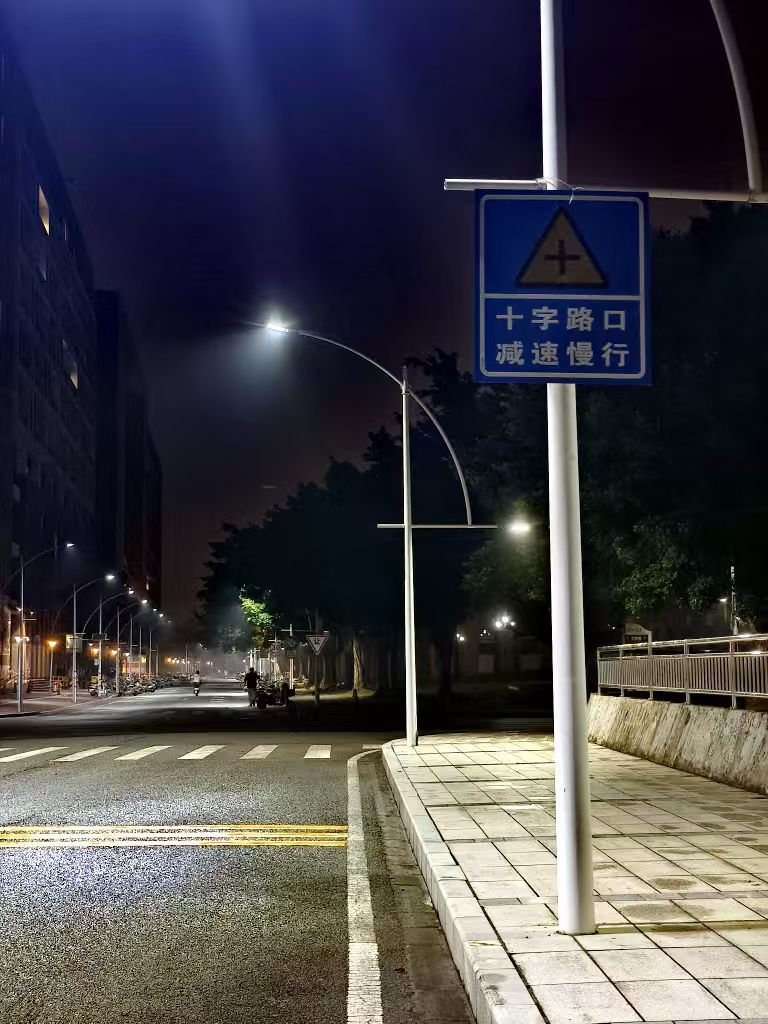
#> input picture data/new/night.jpg, 768 x 1024 px
$ python -i rdt.py   (imports and definitions only)   (older library calls are emulated)
#> lines starting #> are read from the running program, lines starting #| are printed output that depends on the picture; after the words box and inside, x2 and y2 are one past the last pixel; in counts of white or black regions, pixels touching at a corner belong together
### dip_restore/core.py
"""公共图像处理算子：全项目唯一图像契约、颜色域转换和边缘保持公共算子。"""
from __future__ import annotations

import cv2
import numpy as np

# 检查输入图像是否合法
def validate(image, shape=None):
    if not isinstance(image, np.ndarray) or image.dtype != np.uint8 or image.ndim != 3 or image.shape[2] != 3 or min(image.shape[:2]) == 0:
        raise ValueError("图像必须是非空 H×W×3 RGB uint8")
    if shape is not None and image.shape != shape:
        raise ValueError(f"图像尺寸变化：{shape} -> {image.shape}")

# 把像素从 0～255 转换到 0～1
def unit(image):
    validate(image)
    return image.astype(np.float32) / 255.0

# 裁剪、乘以 255、四舍五入并转换回 uint8
# [4 lines left out: function u8, not called in this run]


def srgb_to_linear(x):
    x = np.asarray(x, dtype=np.float32)
    return np.where(x <= 0.04045, x / 12.92, ((x + 0.055) / 1.055) ** 2.4)


def linear_to_srgb(x):
    x = np.clip(np.asarray(x, dtype=np.float32), 0, 1)
    return np.where(x <= 0.0031308, 12.92 * x, 1.055 * np.power(x, 1 / 2.4) - 0.055)


def gray(x):
    return np.sum(x * np.array([0.2126, 0.7152, 0.0722], np.float32), axis=2)


# [26 lines left out: functions smooth, guided, dark_channel, not called in this run]

### dip_restore/rdt.py
"""RDT 2021 的 CPU 论文流程：Retinex 分解、Taylor 透射、GFF 与颜色迁移。

依据原课程项目 dehaze/rdt.py 和 Tang 等 CVIU 2021 的公式重写为统一 RGB 接口。
联合双边滤波按论文所述保留，默认不缩图。
"""
from __future__ import annotations

import cv2
import numpy as np

from .core import validate

EPS = 1e-4          # 式4-5、式9、式14、式24 中的“无穷小”
T_EPS = 1e-2        # 【假设】式27 分母的稳定项，论文写的是无穷小，太小会在辉光处数值爆炸


# ======================================================================= 基础工具
def luminance(img):
    """BGR 转灰度。"""
    return 0.114 * img[..., 0] + 0.587 * img[..., 1] + 0.299 * img[..., 2]


def box_filter(img, r):
    return cv2.boxFilter(img, -1, (2 * r + 1, 2 * r + 1), normalize=True,
                         borderType=cv2.BORDER_REFLECT)


def guided_filter(guide, src, r, eps):
    """引导滤波（单通道），用于图像融合中的权重细化。"""
    mean_g, mean_s = box_filter(guide, r), box_filter(src, r)
    cov = box_filter(guide * src, r) - mean_g * mean_s
    var = box_filter(guide * guide, r) - mean_g * mean_g
    a = cov / (var + eps)
    b = mean_s - a * mean_g
    return box_filter(a, r) * guide + box_filter(b, r)


def joint_bilateral_filter(src, guide, radius=7, sigma_s=5.0, sigma_r=0.1):
    """
    联合双边滤波：用 guide（边缘引导图 Ig）的边缘去平滑 src（tUL），得到最终透射率 t。
    自己用平移叠加实现，不依赖 opencv-contrib。
    【假设】论文没给 radius/sigma，这里取 7 / 5 / 0.1。
    """
    h, w = src.shape
    pad_s = cv2.copyMakeBorder(src, radius, radius, radius, radius, cv2.BORDER_REFLECT)
    pad_g = cv2.copyMakeBorder(guide, radius, radius, radius, radius, cv2.BORDER_REFLECT)
    num = np.zeros_like(src)
    den = np.zeros_like(src)
    for dy in range(-radius, radius + 1):
        for dx in range(-radius, radius + 1):
            ws = np.exp(-(dy * dy + dx * dx) / (2 * sigma_s ** 2))
            s = pad_s[radius + dy:radius + dy + h, radius + dx:radius + dx + w]
            g = pad_g[radius + dy:radius + dy + h, radius + dx:radius + dx + w]
            wgt = ws * np.exp(-((g - guide) ** 2) / (2 * sigma_r ** 2))
            num += wgt * s
            den += wgt
    return num / np.maximum(den, 1e-8)


# ======================================================================= 3.1 大气光分解
def shades_of_gray(img, p):
    """
    shades-of-gray 色彩恒常算法（Finlayson & Trezzi 2004）：
    光源颜色 e_c = (mean(I_c^p))^(1/p)，归一化后用 I_c / (e_c*sqrt(3)) 校正。
    p 就是论文中的 Minkowski 范数阶数 N。
    """
    img64 = img.astype(np.float64)
    e = np.power(np.mean(np.power(np.maximum(img64, 1e-8), p), axis=(0, 1)), 1.0 / p)
    e = e / (np.linalg.norm(e) + 1e-12)
    out = img64 / (e.reshape(1, 1, 3) * np.sqrt(3.0) + 1e-12)
    return np.clip(out, 0, 1).astype(np.float32)


def fuse_three(a1, a2, a3):
    """式(4)(5)：用 r_i = I_i/(I1+I2+I3+eps) 作为权重，把三幅图加权融合。"""
    s = a1 + a2 + a3 + EPS
    return (a1 * a1 + a2 * a2 + a3 * a3) / s


def color_correct(img):
    """式(3)-(5)：k∈{10,20,40}，N=floor(min(m,n)/k)，三种阶数校正后融合得到 Ic。"""
    h, w = img.shape[:2]
    outs = []
    for k in (10, 20, 40):
        n = max(int(min(h, w) // k), 1)
        outs.append(shades_of_gray(img, n))
    return np.clip(fuse_three(*outs), 0, 1)


def _mccann_step(op, L, s, axis):
    """Frankle-McCann Retinex 的一步：与偏移 s 处的邻居比较（比值->乘积->重置->平均）。"""
    ip = op.copy()
    if axis == 1:
        if s > 0:
            ip[:, s:] = op[:, :-s] + L[:, s:] - L[:, :-s]
        else:
            t = -s
            ip[:, :-t] = op[:, t:] + L[:, :-t] - L[:, t:]
    else:
        if s > 0:
            ip[s:, :] = op[:-s, :] + L[s:, :] - L[:-s, :]
        else:
            t = -s
            ip[:-t, :] = op[t:, :] + L[:-t, :] - L[t:, :]
    ip = np.minimum(ip, 0.0)                 # 重置：不允许超过最大值（白点）
    return 0.5 * (ip + op)                   # 与上一次输出取平均


def retinex_mccann(img, n_iter=8):
    """
    Frankle–McCann Retinex（Funt et al. 2004 的 MATLAB 实现思路），逐通道处理。
    n_iter 即论文的 nIterations，默认 8。输出范围 (0,1]，每个通道最亮处为 1。
    """
    h, w = img.shape[:2]
    out = np.zeros_like(img, dtype=np.float32)
    for c in range(img.shape[2]):
        L = np.log(np.maximum(img[..., c].astype(np.float64), 1.0 / 255.0))
        L = L - L.max()                       # 最大值归零，对应“白点”
        op = np.zeros_like(L)
        shift = 2 ** max(0, int(np.log2(max(1, min(h, w)))) - 1)   # 初始偏移（最大）
        while abs(shift) >= 1:
            for _ in range(n_iter):
                op = _mccann_step(op, L, shift, 1)    # 水平
                op = _mccann_step(op, L, shift, 0)    # 垂直
            shift = -int(shift / 2)                   # 偏移减半并交替方向
        out[..., c] = np.exp(op)
    return out


def decompose_atmospheric_light(img, n_iter=8):
    """式(4)-(9)：返回色彩校正图 Ic、新夜间有雾图 In、大气光图 Ac。"""
    Ic = color_correct(img)                               # 式(4)
    Inw = retinex_mccann(Ic, n_iter)                      # 式(7)
    In = np.maximum(Inw, Ic)                              # 式(8)
    Ac = Ic / (In + EPS)                                  # 式(9)
    return Ic, In, Ac


# ======================================================================= 3.2 透射率估计
def min_filter_fused(dark, h, w):
    """式(15)后：对暗通道做 N×N 最小值滤波（N 由 k=10,20,40 决定），三幅结果按式(4)(5)融合。"""
    res = []
    for k in (10, 20, 40):
        n = max(int(min(h, w) // k), 1)
        res.append(cv2.erode(dark, cv2.getStructuringElement(cv2.MORPH_RECT, (n, n))))
    return fuse_three(*res)


def estimate_transmission(In, n_iter=8, jbf_radius=7, jbf_sigma_s=5.0, jbf_sigma_r=0.1):
    """
    返回：最终透射率 t，以及中间量（Jinit、tL、tU 用于调试）。
    """
    h, w = In.shape[:2]
    # ---- 初始无雾图 Jinit 与粗透射率 tcoar（式11-14）
    Jne = retinex_mccann(1.0 - In, n_iter)                # 式(11)
    Jne = np.maximum(1.0 - In, Jne)                       # 式(12)
    Jinit = 1.0 - Jne                                     # 式(13)
    tcoar = (1.0 - In) / (Jne + EPS)                      # 式(14)

    # ---- 暗通道 + 最小值滤波（式15-16）
    dark = np.min(In, axis=2)                             # 式(15)
    dark_hat = min_filter_fused(dark, h, w)               # 式(16) 中的 Î^dark

    # ---- 下界 / 泰勒展开得到的上界（式17、22）
    tL = 1.0 - dark_hat                                   # 式(17)
    tU = 1.0 - dark_hat ** 2                              # 式(22)：对 f(ρ) 一阶泰勒展开(式20)后的上界

    # ---- 像素级融合（式23-24）
    omega = np.clip((tU - tL) / (tL + EPS), 0.0, 1.0)     # 式(24)，截断到[0,1]保证是凸组合
    tUL = omega * tU + (1.0 - omega) * tL                 # 式(23)

    # ---- 边缘引导图 Ig（式25-26 + 式4-5）
    tl = 1.0 - dark                                       # 式(25)
    tcoar = np.maximum(tcoar, tl[..., None])              # 式(26)，对三个通道分别取最大
    tcoar = np.clip(tcoar, 0, 1)
    s = tcoar.sum(axis=2) + EPS
    Ig = (tcoar ** 2).sum(axis=2) / s                     # 式(4)(5)：三通道当作 I1,I2,I3 融合

    # ---- 联合双边滤波得到最终 t
    t = joint_bilateral_filter(tUL.astype(np.float32), Ig.astype(np.float32),
                               jbf_radius, jbf_sigma_s, jbf_sigma_r)
    return np.clip(t, 0, 1), Jinit


def potential_haze_free(In, t, theta=1.05):
    """式(27)：Jpote = (In - θ(1-t)) / (t + eps)，θ=1.05（论文经验值）。"""
    J = (In - theta * (1.0 - t[..., None])) / (t[..., None] + T_EPS)
    return np.clip(J, 0, 1)


# ======================================================================= 3.3 融合与恢复
def gff_fuse(imgs):
    """
    引导滤波图像融合（Li et al. 2013, GFF）：
    基础层(31×31均值滤波) + 细节层，用 Laplacian 显著性生成权重图，再用引导滤波细化。
    r1=45, eps1=0.3, r2=7, eps2=1e-6 取自 GFF 原文的默认值（【假设】论文只说“采用 Li et al. 2013”）。
    """
    grays = [luminance(i).astype(np.float32) for i in imgs]
    bases = [cv2.blur(i, (31, 31)) for i in imgs]
    details = [i - b for i, b in zip(imgs, bases)]
    sal = []
    for g in grays:
        lap = np.abs(cv2.Laplacian(g, cv2.CV_32F, ksize=1))
        sal.append(cv2.GaussianBlur(lap, (11, 11), 5))
    idx = np.argmax(np.stack(sal), axis=0)
    wb, wd = [], []
    for n, g in enumerate(grays):
        p = (idx == n).astype(np.float32)
        wb.append(np.clip(guided_filter(g, p, 45, 0.3), 1e-6, None))
        wd.append(np.clip(guided_filter(g, p, 7, 1e-6), 1e-6, None))
    sb, sd = sum(wb), sum(wd)
    B = sum((w / sb)[..., None] * b for w, b in zip(wb, bases))
    D = sum((w / sd)[..., None] * d for w, d in zip(wd, details))
    return np.clip(B + D, 0, 1)


# Reinhard 颜色迁移（lαβ 空间）
_RGB2LMS = np.array([[0.3811, 0.5783, 0.0402],
                     [0.1967, 0.7244, 0.0782],
                     [0.0241, 0.1288, 0.8444]])
_LMS2LAB = np.diag([1 / np.sqrt(3), 1 / np.sqrt(6), 1 / np.sqrt(2)]) @ \
           np.array([[1, 1, 1], [1, 1, -2], [1, -1, 0]])


def _to_lab(bgr):
    rgb = bgr[..., ::-1].reshape(-1, 3).astype(np.float64)
    lms = np.log10(np.maximum(np.einsum("nc,dc->nd", rgb, _RGB2LMS), 1e-4))
    return np.einsum("nc,dc->nd", lms, _LMS2LAB)


def _from_lab(lab, shape):
    lms = 10 ** np.einsum("nc,dc->nd", lab, np.linalg.inv(_LMS2LAB))
    rgb = np.einsum("nc,dc->nd", lms, np.linalg.inv(_RGB2LMS))
    return np.clip(rgb.reshape(shape)[..., ::-1], 0, 1).astype(np.float32)


def color_transfer(source, target):
    """Reinhard 2001：把 source 的颜色统计（均值、标准差）迁移给 target。"""
    s, t = _to_lab(source), _to_lab(target)
    out = (t - t.mean(0)) * (s.std(0) / (t.std(0) + 1e-6)) + s.mean(0)
    return _from_lab(out, target.shape)


# ======================================================================= 总入口
def rdt_dehaze_all(bgr_uint8, n_iter=8, theta=1.05, max_side=None):
    """返回 (src, tgt, mid_dict)，mid_dict 为中间结果（uint8 BGR）。"""
    h0, w0 = bgr_uint8.shape[:2]
    img = bgr_uint8.astype(np.float32) / 255.0
    if max_side is not None and max(h0, w0) > max_side:
        s = max_side / max(h0, w0)
        img = cv2.resize(img, (int(w0 * s), int(h0 * s)), interpolation=cv2.INTER_AREA)

    Ic, In, Ac = decompose_atmospheric_light(img, n_iter)
    t, Jinit = estimate_transmission(In, n_iter)
    Jpote = potential_haze_free(In, t, theta)
    Jfuse = gff_fuse([Jinit.astype(np.float32), Jpote.astype(np.float32)])
    Jrefe = Jfuse * Ac
    Jct = color_transfer(Jrefe, Jpote)
    J = Jct / max(float(Jct.max()), 1e-6)

    def to_u8(x):
        x = np.clip(x, 0, 1)
        if x.shape[:2] != (h0, w0):
            x = cv2.resize(x, (w0, h0), interpolation=cv2.INTER_LINEAR)
        return (x * 255).astype(np.uint8)

    src, tgt = to_u8(Jpote), to_u8(J)
    mid = dict(Ic=Ic, In=In, Ac=Ac, Jinit=Jinit, t=np.dstack([t] * 3), Jpote=Jpote,
               Jfuse=Jfuse, Jrefe=Jrefe, J=J)
    return src, tgt, {k: to_u8(v) for k, v in mid.items()}


def rdt_dehaze(bgr_uint8, n_iter=8, theta=1.05, max_side=None):
    """返回 (RDT-Source, RDT-Target)，均为 uint8 BGR。"""
    src, tgt, _ = rdt_dehaze_all(bgr_uint8, n_iter, theta, max_side)
    return src, tgt


def restore_pair(image, n_iter=8, theta=1.05, max_side=None):
    """返回 RDT-Source、RDT-Target，均为原尺寸 RGB uint8。"""
    validate(image)
    if n_iter < 1 or theta <= 0 or (max_side is not None and max_side < 16):
        raise ValueError("RDT 参数无效")
    if image.min() == image.max():
        return image.copy(), image.copy()
    source, target = rdt_dehaze(image[..., ::-1].copy(), n_iter, theta, max_side)
    return source[..., ::-1].copy(), target[..., ::-1].copy()


def rdt_source(image, **kwargs):
    return restore_pair(image, **kwargs)[0]


def rdt_target(image, **kwargs):
    return restore_pair(image, **kwargs)[1]


RDT_METHODS = {"rdt_source": rdt_source, "rdt_target": rdt_target}

>>> import cv2
>>> picture = cv2.imread('../data/new/night.jpg')
#> picture is the input picture: shape (1024, 768, 3); mean B, G, R 73.2, 66.6, 67.7
>>> result = restore_pair(picture)
#> the loop in color_correct, `for k in (10, 20, 40):` made 3 passes
#> e in shades_of_gray on passes 1 to 3: [0.581, 0.577, 0.574], [0.584, 0.578, 0.569], [0.59, 0.581, 0.561]
#> after the loop in color_correct, `for k in (10, 20, 40):`: outs = 3 items
#> in estimate_transmission, `dark = np.min(In, axis=2)`:
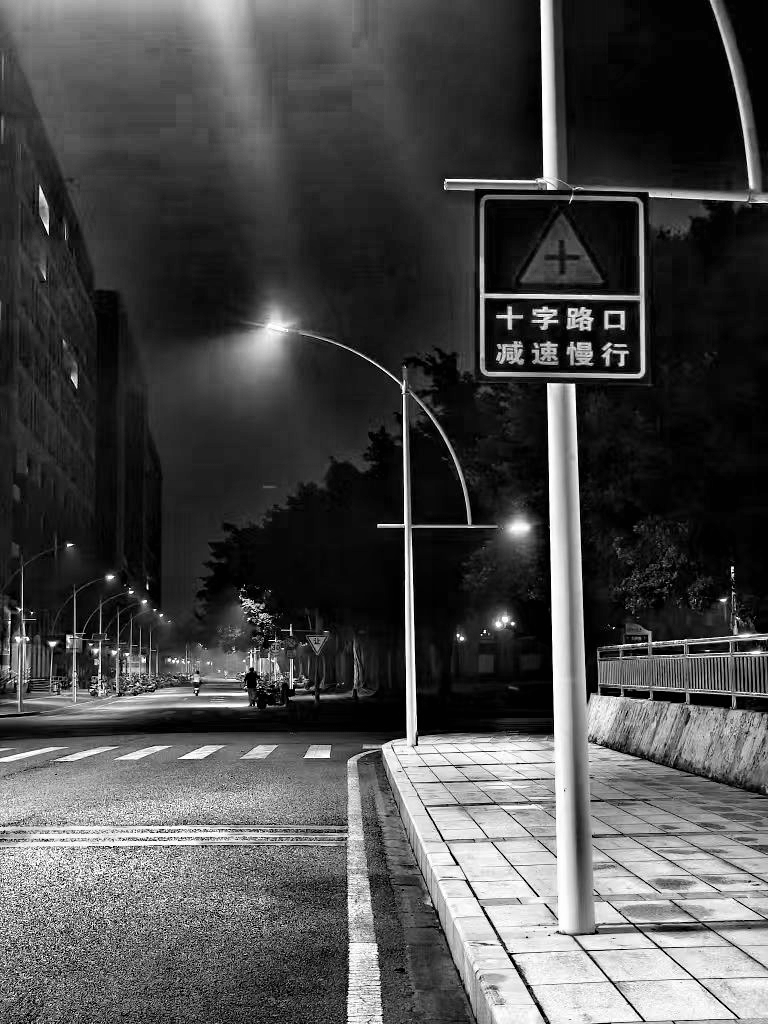
#> dark: shape (1024, 768) float32; min 0.00393, max 1, mean 0.294
#> in potential_haze_free, `J = (In - theta * (1.0 - t[..., None])) / (t[..., None] + T_EPS)`:
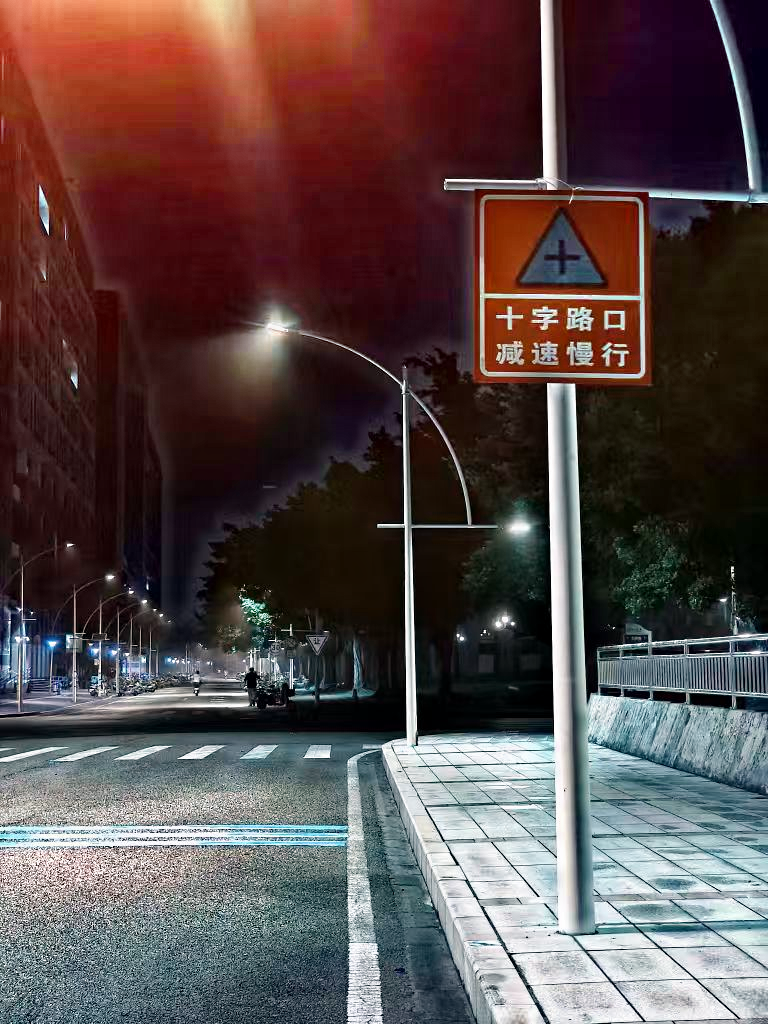
#> J: shape (1024, 768, 3) float32; mean of channels 0, 1, 2 0.284, 0.287, 0.348; drawn with min black and max white
#> in gff_fuse, `grays = [luminance(i).astype(np.float32) for i in imgs]`: grays = 2 items
#> the loop in gff_fuse, `for g in grays:` made 2 passes
#> pass 1, in gff_fuse, `lap = np.abs(cv2.Laplacian(g, cv2.CV_32F, ksize=1))`:
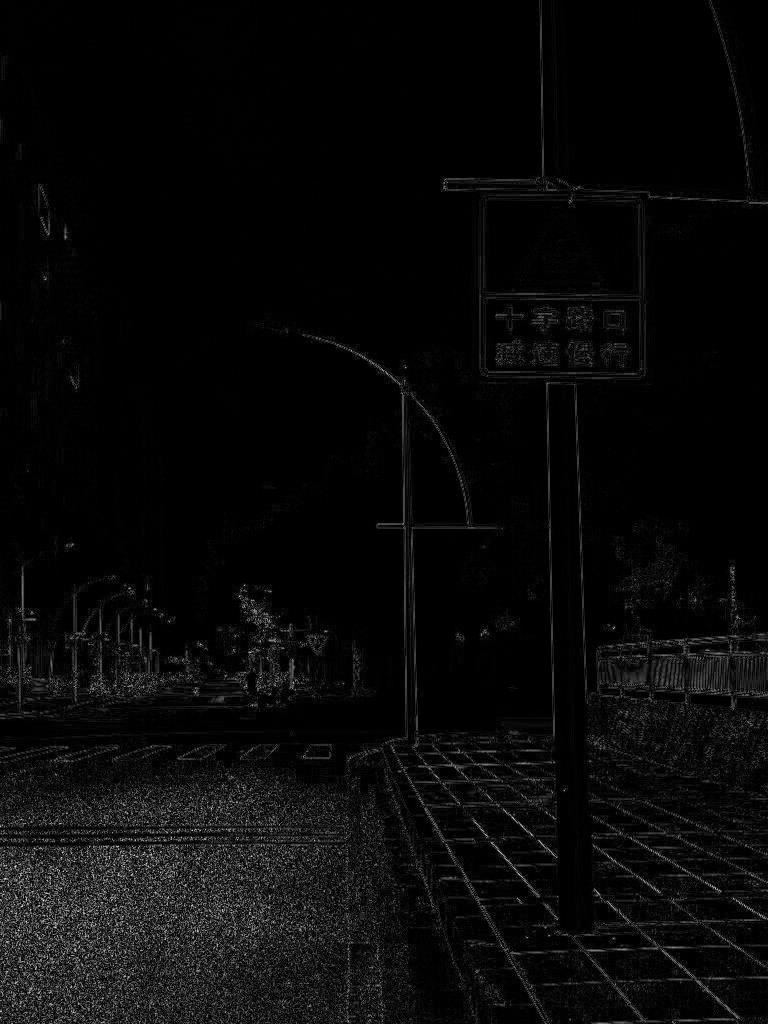
#> lap: shape (1024, 768) float32; min 0, max 3.74, mean 0.139; drawn with min black and max white
#> in gff_fuse, `idx = np.argmax(np.stack(sal), axis=0)`:
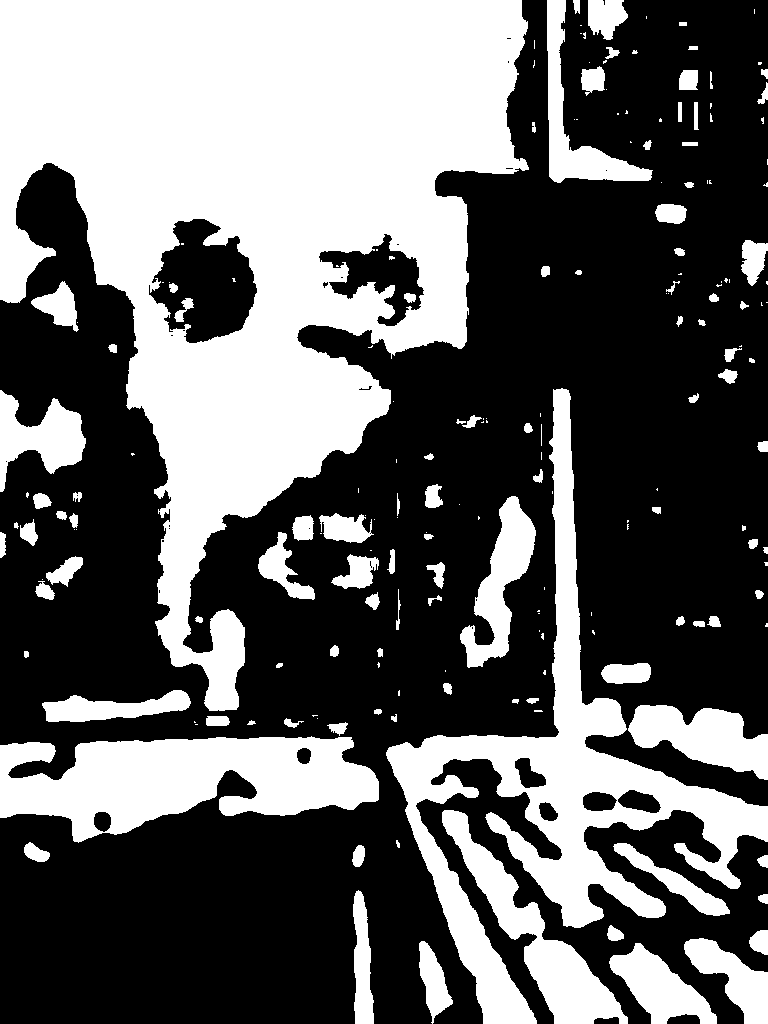
#> idx: shape (1024, 768) int64; values 0 (black) and 1 (white), 39.9% white; 197 white regions (91 under 20 px), largest, box (x1, y1, x2, y2) and area: (0, 0, 529, 711) 182126, (386, 388, 768, 1024) 43290, (0, 736, 379, 843) 25412
#> the loop in gff_fuse, `for n, g in enumerate(grays):` made 2 passes
#> pass 1, in guided_filter, `mean_g, mean_s = box_filter(guide, r), box_filter(src, r)`:
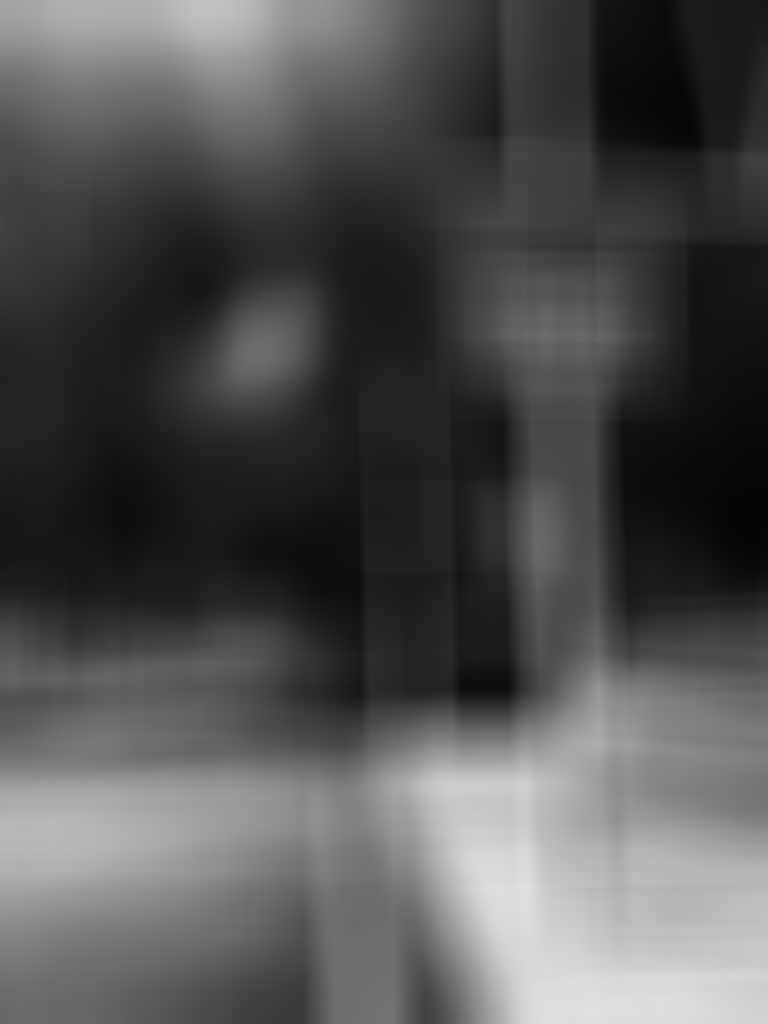
#> mean_g: shape (1024, 768) float32; min 0.019, max 0.879, mean 0.324
#> in rdt_dehaze_all, `mid = dict(Ic=Ic, In=In, Ac=Ac, Jinit=Jinit, t=np.dstack([t] * 3), Jpo..`: mid = 9 items
